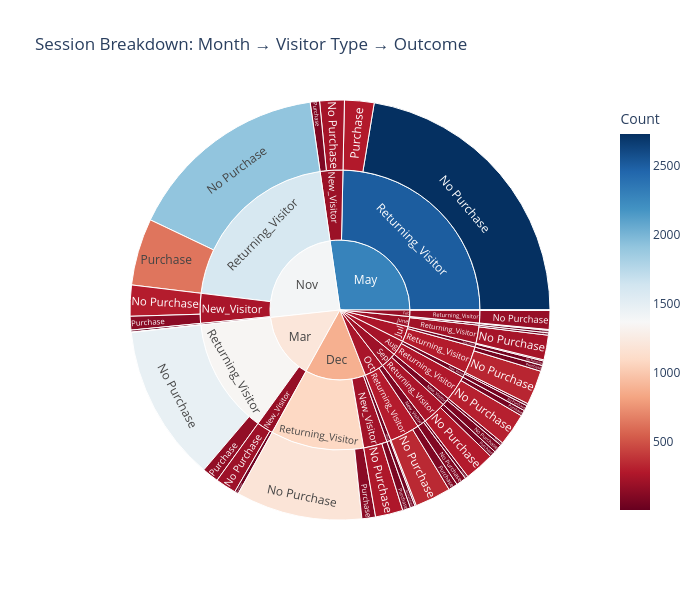

The cell this chart's notebook holds for it:
### Markdown cell above
## 5.3  Interactive Plotly Charts

### Code cell
# Sunburst: Sessions breakdown by Month → VisitorType → Revenue
df_agg = df.groupby(['Month','VisitorType','Revenue']).size().reset_index(name='Count')
df_agg['Revenue_Label'] = df_agg['Revenue'].map({0:'No Purchase',1:'Purchase'})

fig = px.sunburst(
    df_agg,
    path=['Month','VisitorType','Revenue_Label'],
    values='Count',
    color='Count',
    color_continuous_scale='RdBu',
    title='Session Breakdown: Month → Visitor Type → Outcome'
)
fig.update_layout(width=700, height=600)
fig.show()

### Figure 1 — Plotly figure (JSON) as saved in the notebook; plotly's stock layout.template omitted (floating-point values rounded to 4 significant figures)
{"data": [{"branchvalues": "total", "customdata": [[51.0], [21.0], [306.0], [55.0], [259.0], [75.0], [45.0], [13.0], [1186.0], [128.0], [1.0], [177.0], [3.0], [43.0], [11.0], [323.0], [55.0], [23.0], [7.0], [1.0], [232.0], [22.0], [196.0], [36.0], [1472.0], [156.0], [231.0], [88.0], [2733.0], [277.0], [291.0], [128.0], [19.0], [3.0], [1912.0], [629.0], [96.0], [28.0], [338.0], [87.0], [80.0], [28.0], [282.0], [58.0], [42.25], [267.8], [217.7], [37.83], [1083.0], [1.0], [174.1], [36.48], [284.0], [19.27], [1.0], [213.8], [171.2], [1346.0], [191.6], [2507.0], [241.2], [16.82], [1594.0], [80.65], [286.6], [66.52], [243.8], [230.3], [878.0], [173.1], [253.1], [192.6], [1199.0], [2285.0], [1393.0], [240.1], [201.1]], "domain": {"x": [0, 1], "y": [0, 1]}, "hovertemplate": "labels=%{label}<br>Count_sum=%{value}<br>parent=%{parent}<br>id=%{id}<br>Count=%{color}<extra></extra>", "ids": ["Aug/New_Visitor/No Purchase", "Aug/New_Visitor/Purchase", "Aug/Returning_Visitor/No Purchase", "Aug/Returning_Visitor/Purchase", "Dec/New_Visitor/No Purchase", "Dec/New_Visitor/Purchase", "Dec/Other/No Purchase", "Dec/Other/Purchase", "Dec/Returning_Visitor/No Purchase", "Dec/Returning_Visitor/Purchase", "Feb/New_Visitor/No Purchase", "Feb/Returning_Visitor/No Purchase", "Feb/Returning_Visitor/Purchase", "Jul/New_Visitor/No Purchase", "Jul/New_Visitor/Purchase", "Jul/Returning_Visitor/No Purchase", "Jul/Returning_Visitor/Purchase", "June/New_Visitor/No Purchase", "June/New_Visitor/Purchase", "June/Other/No Purchase", "June/Returning_Visitor/No Purchase", "June/Returning_Visitor/Purchase", "Mar/New_Visitor/No Purchase", "Mar/New_Visitor/Purchase", "Mar/Returning_Visitor/No Purchase", "Mar/Returning_Visitor/Purchase", "May/New_Visitor/No Purchase", "May/New_Visitor/Purchase", "May/Returning_Visitor/No Purchase", "May/Returning_Visitor/Purchase", "Nov/New_Visitor/No Purchase", "Nov/New_Visitor/Purchase", "Nov/Other/No Purchase", "Nov/Other/Purchase", "Nov/Returning_Visitor/No Purchase", "Nov/Returning_Visitor/Purchase", "Oct/New_Visitor/No Purchase", "Oct/New_Visitor/Purchase", "Oct/Returning_Visitor/No Purchase", "Oct/Returning_Visitor/Purchase", "Sep/New_Visitor/No Purchase", "Sep/New_Visitor/Purchase", "Sep/Returning_Visitor/No Purchase", "Sep/Returning_Visitor/Purchase", "Aug/New_Visitor", "Aug/Returning_Visitor", "Dec/New_Visitor", "Dec/Other", "Dec/Returning_Visitor", "Feb/New_Visitor", "Feb/Returning_Visitor", "Jul/New_Visitor", "Jul/Returning_Visitor", "June/New_Visitor", "June/Other", "June/Returning_Visitor", "Mar/New_Visitor", "Mar/Returning_Visitor", "May/New_Visitor", "May/Returning_Visitor", "Nov/New_Visitor", "Nov/Other", "Nov/Returning_Visitor", "Oct/New_Visitor", "Oct/Returning_Visitor", "Sep/New_Visitor", "Sep/Returning_Visitor", "Aug", "Dec", "Feb", "Jul", "June", "Mar", "May", "Nov", "Oct", "Sep"], "labels": ["No Purchase", "Purchase", "No Purchase", "Purchase", "No Purchase", "Purchase", "No Purchase", "Purchase", "No Purchase", "Purchase", "No Purchase", "No Purchase", "Purchase", "No Purchase", "Purchase", "No Purchase", "Purchase", "No Purchase", "Purchase", "No Purchase", "No Purchase", "Purchase", "No Purchase", "Purchase", "No Purchase", "Purchase", "No Purchase", "Purchase", "No Purchase", "Purchase", "No Purchase", "Purchase", "No Purchase", "Purchase", "No Purchase", "Purchase", "No Purchase", "Purchase", "No Purchase", "Purchase", "No Purchase", "Purchase", "No Purchase", "Purchase", "New_Visitor", "Returning_Visitor", "New_Visitor", "Other", "Returning_Visitor", "New_Visitor", "Returning_Visitor", "New_Visitor", "Returning_Visitor", "New_Visitor", "Other", "Returning_Visitor", "New_Visitor", "Returning_Visitor", "New_Visitor", "Returning_Visitor", "New_Visitor", "Other", "Returning_Visitor", "New_Visitor", "Returning_Visitor", "New_Visitor", "Returning_Visitor", "Aug", "Dec", "Feb", "Jul", "June", "Mar", "May", "Nov", "Oct", "Sep"], "marker": {"coloraxis": "coloraxis", "colors": [51.0, 21.0, 306.0, 55.0, 259.0, 75.0, 45.0, 13.0, 1186.0, 128.0, 1.0, 177.0, 3.0, 43.0, 11.0, 323.0, 55.0, 23.0, 7.0, 1.0, 232.0, 22.0, 196.0, 36.0, 1472.0, 156.0, 231.0, 88.0, 2733.0, 277.0, 291.0, 128.0, 19.0, 3.0, 1912.0, 629.0, 96.0, 28.0, 338.0, 87.0, 80.0, 28.0, 282.0, 58.0, 42.25, 267.8, 217.7, 37.83, 1083.0, 1.0, 174.1, 36.48, 284.0, 19.27, 1.0, 213.8, 171.2, 1346.0, 191.6, 2507.0, 241.2, 16.82, 1594.0, 80.65, 286.6, 66.52, 243.8, 230.3, 878.0, 173.1, 253.1, 192.6, 1199.0, 2285.0, 1393.0, 240.1, 201.1]}, "name": "", "parents": ["Aug/New_Visitor", "Aug/New_Visitor", "Aug/Returning_Visitor", "Aug/Returning_Visitor", "Dec/New_Visitor", "Dec/New_Visitor", "Dec/Other", "Dec/Other", "Dec/Returning_Visitor", "Dec/Returning_Visitor", "Feb/New_Visitor", "Feb/Returning_Visitor", "Feb/Returning_Visitor", "Jul/New_Visitor", "Jul/New_Visitor", "Jul/Returning_Visitor", "Jul/Returning_Visitor", "June/New_Visitor", "June/New_Visitor", "June/Other", "June/Returning_Visitor", "June/Returning_Visitor", "Mar/New_Visitor", "Mar/New_Visitor", "Mar/Returning_Visitor", "Mar/Returning_Visitor", "May/New_Visitor", "May/New_Visitor", "May/Returning_Visitor", "May/Returning_Visitor", "Nov/New_Visitor", "Nov/New_Visitor", "Nov/Other", "Nov/Other", "Nov/Returning_Visitor", "Nov/Returning_Visitor", "Oct/New_Visitor", "Oct/New_Visitor", "Oct/Returning_Visitor", "Oct/Returning_Visitor", "Sep/New_Visitor", "Sep/New_Visitor", "Sep/Returning_Visitor", "Sep/Returning_Visitor", "Aug", "Aug", "Dec", "Dec", "Dec", "Feb", "Feb", "Jul", "Jul", "June", "June", "June", "Mar", "Mar", "May", "May", "Nov", "Nov", "Nov", "Oct", "Oct", "Sep", "Sep", "", "", "", "", "", "", "", "", "", ""], "type": "sunburst", "values": [51.0, 21.0, 306.0, 55.0, 259.0, 75.0, 45.0, 13.0, 1186.0, 128.0, 1.0, 177.0, 3.0, 43.0, 11.0, 323.0, 55.0, 23.0, 7.0, 1.0, 232.0, 22.0, 196.0, 36.0, 1472.0, 156.0, 231.0, 88.0, 2733.0, 277.0, 291.0, 128.0, 19.0, 3.0, 1912.0, 629.0, 96.0, 28.0, 338.0, 87.0, 80.0, 28.0, 282.0, 58.0, 72.0, 361.0, 334.0, 58.0, 1314.0, 1.0, 180.0, 54.0, 378.0, 30.0, 1.0, 254.0, 232.0, 1628.0, 319.0, 3010.0, 419.0, 22.0, 2541.0, 124.0, 425.0, 108.0, 340.0, 433.0, 1706.0, 181.0, 432.0, 285.0, 1860.0, 3329.0, 2982.0, 549.0, 448.0]}], "layout": {"coloraxis": {"colorbar": {"title": {"text": "Count"}}, "colorscale": [[0, "rgb(103,0,31)"], [0.1, "rgb(178,24,43)"], [0.2, "rgb(214,96,77)"], [0.3, "rgb(244,165,130)"], [0.4, "rgb(253,219,199)"], [0.5, "rgb(247,247,247)"], [0.6, "rgb(209,229,240)"], [0.7, "rgb(146,197,222)"], [0.8, "rgb(67,147,195)"], [0.9, "rgb(33,102,172)"], [1, "rgb(5,48,97)"]]}, "height": 600, "legend": {"tracegroupgap": 0}, "title": {"text": "Session Breakdown: Month → Visitor Type → Outcome"}, "width": 700}}
